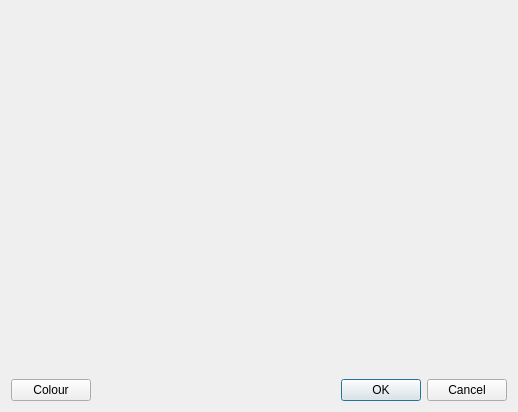
<?xml version="1.0" encoding="UTF-8"?>
<ui version="4.0">
 <class>Bitmap2DDialog</class>
 <widget class="QDialog" name="Bitmap2DDialog">
  <property name="geometry">
   <rect>
    <x>0</x>
    <y>0</y>
    <width>518</width>
    <height>412</height>
   </rect>
  </property>
  <property name="windowTitle">
   <string>Dialog</string>
  </property>
  <layout class="QVBoxLayout" name="verticalLayout">
   <item>
    <widget class="Bitmap2DView" name="editor" native="true">
     <property name="sizePolicy">
      <sizepolicy hsizetype="Preferred" vsizetype="Expanding">
       <horstretch>0</horstretch>
       <verstretch>0</verstretch>
      </sizepolicy>
     </property>
    </widget>
   </item>
   <item>
    <layout class="QHBoxLayout" name="horizontalLayout">
     <item>
      <widget class="QPushButton" name="selectColor">
       <property name="text">
        <string>Colour</string>
       </property>
      </widget>
     </item>
     <item>
      <widget class="QDialogButtonBox" name="buttonBox">
       <property name="orientation">
        <enum>Qt::Horizontal</enum>
       </property>
       <property name="standardButtons">
        <set>QDialogButtonBox::Cancel|QDialogButtonBox::Ok</set>
       </property>
      </widget>
     </item>
    </layout>
   </item>
  </layout>
 </widget>
 <customwidgets>
  <customwidget>
   <class>Bitmap2DView</class>
   <extends>QWidget</extends>
   <header>Bitmap2DView.h</header>
   <container>1</container>
  </customwidget>
 </customwidgets>
 <resources/>
 <connections>
  <connection>
   <sender>buttonBox</sender>
   <signal>accepted()</signal>
   <receiver>Bitmap2DDialog</receiver>
   <slot>accept()</slot>
   <hints>
    <hint type="sourcelabel">
     <x>248</x>
     <y>254</y>
    </hint>
    <hint type="destinationlabel">
     <x>157</x>
     <y>274</y>
    </hint>
   </hints>
  </connection>
  <connection>
   <sender>buttonBox</sender>
   <signal>rejected()</signal>
   <receiver>Bitmap2DDialog</receiver>
   <slot>reject()</slot>
   <hints>
    <hint type="sourcelabel">
     <x>316</x>
     <y>260</y>
    </hint>
    <hint type="destinationlabel">
     <x>286</x>
     <y>274</y>
    </hint>
   </hints>
  </connection>
 </connections>
</ui>
